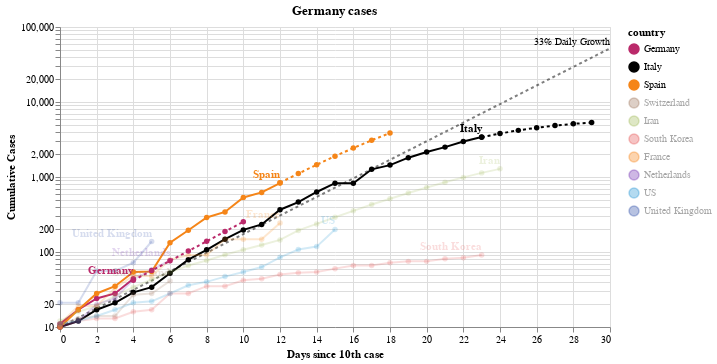

Notebook code for this chart:
### Code cell
#hide_input
chart = make_since_chart(dff2[dff2.country != "China"], ["Germany"],  ['Italy', 'Spain', 'United'])
chart

### Figure 1 — Vega-Lite specification as saved in the notebook (floating-point values rounded to 4 significant figures; data arrays with more than 128 entries replaced by an {"elided": "..."} marker saying what was removed)
{"config": {"view": {"continuousWidth": 400, "continuousHeight": 300}}, "layer": [{"mark": {"type": "line", "color": "black", "opacity": 0.5, "strokeDash": [3, 3]}, "encoding": {"x": {"type": "quantitative", "field": "Days since 10th case"}, "y": {"type": "quantitative", "field": "Confirmed Cases"}}}, {"mark": {"type": "text", "align": "right", "dy": -6, "fontSize": 10, "text": "33% Daily Growth"}, "encoding": {"x": {"type": "quantitative", "field": "Days since 10th case"}, "y": {"type": "quantitative", "field": "Confirmed Cases"}}, "transform": [{"filter": "(datum['Days since 10th case'] >= 30)"}]}, {"data": {"name": "data-87b4ded29c6f46e7fbd6cf3d66c378fe"}, "mark": {"type": "line", "point": true}, "encoding": {"color": {"type": "nominal", "field": "country", "scale": {"domain": ["Germany", "Italy", "Spain", "Switzerland", "Iran", "South Korea", "France", "Netherlands", "US", "United Kingdom"]}}, "opacity": {"condition": {"value": 1, "selection": "selector004"}, "value": 0.2}, "tooltip": [{"type": "nominal", "field": "country"}, {"type": "quantitative", "field": "state"}, {"type": "nominal", "field": "type"}, {"type": "quantitative", "field": "cases"}, {"type": "temporal", "field": "date"}, {"type": "quantitative", "field": "Days since 10th case"}], "x": {"type": "quantitative", "field": "Days since 10th case"}, "y": {"type": "quantitative", "axis": {"title": "Cumulative Cases"}, "field": "cases", "scale": {"type": "log"}}}, "selection": {"selector004": {"type": "multi", "fields": ["country"], "bind": "legend", "init": [{"country": "Germany"}, {"country": "Italy"}, {"country": "Spain"}, {"country": "United"}]}}, "width": 550}, {"data": {"name": "data-87b4ded29c6f46e7fbd6cf3d66c378fe"}, "mark": {"type": "text", "align": "right", "dy": -8, "fontWeight": "bold"}, "encoding": {"color": {"type": "nominal", "field": "country", "scale": {"domain": ["Germany", "Italy", "Spain", "Switzerland", "Iran", "South Korea", "France", "Netherlands", "US", "United Kingdom"]}}, "opacity": {"condition": {"value": 1, "selection": "selector004"}, "value": 0.2}, "text": {"type": "nominal", "field": "country"}, "tooltip": [{"type": "nominal", "field": "country"}, {"type": "quantitative", "field": "state"}, {"type": "nominal", "field": "type"}, {"type": "quantitative", "field": "cases"}, {"type": "temporal", "field": "date"}, {"type": "quantitative", "field": "Days since 10th case"}], "x": {"type": "quantitative", "field": "Days since 10th case"}, "y": {"type": "quantitative", "axis": {"title": "Cumulative Cases"}, "field": "cases", "scale": {"type": "log"}}}, "transform": [{"filter": "(datum['date'] >= 1584576000000)"}], "width": 550}, {"data": {"name": "data-b8b6553177f88988afcb04a9edf2c82e"}, "mark": {"type": "line", "point": true, "strokeDash": [3, 3]}, "encoding": {"color": {"type": "nominal", "field": "country", "scale": {"domain": ["Germany", "Italy", "Spain", "Switzerland", "Iran", "South Korea", "France", "Netherlands", "US", "United Kingdom"], "range": ["#ba296a", "black", "#F58518", "#9D755D", "#A1BA59", "#E45756", "#F58518", "#7430b3", "#2495D3", "#3250a8"]}}, "x": {"type": "quantitative", "field": "Days since 10th case"}, "y": {"type": "quantitative", "field": "cases"}}, "transform": [{"filter": {"selection": "selector004"}}]}], "data": {"name": "data-45bc421f52e4ca43e726683d0d3b5608"}, "title": "Germany cases", "$schema": "https://vega.github.io/schema/vega-lite/v4.0.2.json", "datasets": {"data-45bc421f52e4ca43e726683d0d3b5608": [{"Days since 10th case": 0, "Confirmed Cases": 10.0}, {"Days since 10th case": 1, "Confirmed Cases": 13.3}, {"Days since 10th case": 2, "Confirmed Cases": 17.69}, {"Days since 10th case": 3, "Confirmed Cases": 23.53}, {"Days since 10th case": 4, "Confirmed Cases": 31.29}, {"Days since 10th case": 5, "Confirmed Cases": 41.62}, {"Days since 10th case": 6, "Confirmed Cases": 55.35}, {"Days since 10th case": 7, "Confirmed Cases": 73.61}, {"Days since 10th case": 8, "Confirmed Cases": 97.91}, {"Days since 10th case": 9, "Confirmed Cases": 130.2}, {"Days since 10th case": 10, "Confirmed Cases": 173.2}, {"Days since 10th case": 11, "Confirmed Cases": 230.3}, {"Days since 10th case": 12, "Confirmed Cases": 306.4}, {"Days since 10th case": 13, "Confirmed Cases": 407.4}, {"Days since 10th case": 14, "Confirmed Cases": 541.9}, {"Days since 10th case": 15, "Confirmed Cases": 720.7}, {"Days since 10th case": 16, "Confirmed Cases": 958.6}, {"Days since 10th case": 17, "Confirmed Cases": 1275.0}, {"Days since 10th case": 18, "Confirmed Cases": 1696.0}, {"Days since 10th case": 19, "Confirmed Cases": 2255.0}, {"Days since 10th case": 20, "Confirmed Cases": 2999.0}, {"Days since 10th case": 21, "Confirmed Cases": 3989.0}, {"Days since 10th case": 22, "Confirmed Cases": 5306.0}, {"Days since 10th case": 23, "Confirmed Cases": 7056.0}, {"Days since 10th case": 24, "Confirmed Cases": 9385.0}, {"Days since 10th case": 25, "Confirmed Cases": 12480.0}, {"Days since 10th case": 26, "Confirmed Cases": 16600.0}, {"Days since 10th case": 27, "Confirmed Cases": 22080.0}, {"Days since 10th case": 28, "Confirmed Cases": 29370.0}, {"Days since 10th case": 29, "Confirmed Cases": 39060.0}, {"Days since 10th case": 30, "Confirmed Cases": 51950.0}], "data-87b4ded29c6f46e7fbd6cf3d66c378fe": {"elided": "140 records"}, "data-b8b6553177f88988afcb04a9edf2c82e": [{"Days since 10th case": 4, "cases": 41.85, "country": "Germany"}, {"Days since 10th case": 5, "cases": 56.49, "country": "Germany"}, {"Days since 10th case": 6, "cases": 76.24, "country": "Germany"}, {"Days since 10th case": 7, "cases": 102.9, "country": "Germany"}, {"Days since 10th case": 8, "cases": 138.9, "country": "Germany"}, {"Days since 10th case": 9, "cases": 187.4, "country": "Germany"}, {"Days since 10th case": 10, "cases": 252.9, "country": "Germany"}, {"Days since 10th case": 23, "cases": 3389.0, "country": "Italy"}, {"Days since 10th case": 24, "cases": 3799.0, "country": "Italy"}, {"Days since 10th case": 25, "cases": 4185.0, "country": "Italy"}, {"Days since 10th case": 26, "cases": 4536.0, "country": "Italy"}, {"Days since 10th case": 27, "cases": 4845.0, "country": "Italy"}, {"Days since 10th case": 28, "cases": 5111.0, "country": "Italy"}, {"Days since 10th case": 29, "cases": 5334.0, "country": "Italy"}, {"Days since 10th case": 12, "cases": 840.8, "country": "Spain"}, {"Days since 10th case": 13, "cases": 1110.0, "country": "Spain"}, {"Days since 10th case": 14, "cases": 1456.0, "country": "Spain"}, {"Days since 10th case": 15, "cases": 1893.0, "country": "Spain"}, {"Days since 10th case": 16, "cases": 2435.0, "country": "Spain"}, {"Days since 10th case": 17, "cases": 3089.0, "country": "Spain"}, {"Days since 10th case": 18, "cases": 3856.0, "country": "Spain"}, {"Days since 10th case": 24, "cases": 1285.0, "country": "Iran"}, {"Days since 10th case": 25, "cases": 1439.0, "country": "Iran"}, {"Days since 10th case": 26, "cases": 1591.0, "country": "Iran"}, {"Days since 10th case": 27, "cases": 1737.0, "country": "Iran"}, {"Days since 10th case": 28, "cases": 1875.0, "country": "Iran"}, {"Days since 10th case": 29, "cases": 2002.0, "country": "Iran"}, {"Days since 10th case": 30, "cases": 2117.0, "country": "Iran"}, {"Days since 10th case": 23, "cases": 86.21, "country": "South Korea"}, {"Days since 10th case": 24, "cases": 88.17, "country": "South Korea"}, {"Days since 10th case": 25, "cases": 89.88, "country": "South Korea"}, {"Days since 10th case": 26, "cases": 91.36, "country": "South Korea"}, {"Days since 10th case": 27, "cases": 92.65, "country": "South Korea"}, {"Days since 10th case": 28, "cases": 93.76, "country": "South Korea"}, {"Days since 10th case": 29, "cases": 94.72, "country": "South Korea"}, {"Days since 10th case": 12, "cases": 224.6, "country": "France"}, {"Days since 10th case": 13, "cases": 272.6, "country": "France"}, {"Days since 10th case": 14, "cases": 329.5, "country": "France"}, {"Days since 10th case": 15, "cases": 396.1, "country": "France"}, {"Days since 10th case": 16, "cases": 473.3, "country": "France"}, {"Days since 10th case": 17, "cases": 561.7, "country": "France"}, {"Days since 10th case": 18, "cases": 661.4, "country": "France"}, {"Days since 10th case": 6, "cases": 74.97, "country": "Netherlands"}, {"Days since 10th case": 7, "cases": 101.2, "country": "Netherlands"}, {"Days since 10th case": 8, "cases": 136.6, "country": "Netherlands"}, {"Days since 10th case": 9, "cases": 184.4, "country": "Netherlands"}, {"Days since 10th case": 10, "cases": 248.9, "country": "Netherlands"}, {"Days since 10th case": 11, "cases": 335.9, "country": "Netherlands"}, {"Days since 10th case": 12, "cases": 453.4, "country": "Netherlands"}, {"Days since 10th case": 15, "cases": 185.4, "country": "US"}, {"Days since 10th case": 16, "cases": 245.5, "country": "US"}, {"Days since 10th case": 17, "cases": 326.6, "country": "US"}, {"Days since 10th case": 18, "cases": 436.1, "country": "US"}, {"Days since 10th case": 19, "cases": 583.8, "country": "US"}, {"Days since 10th case": 20, "cases": 783.1, "country": "US"}, {"Days since 10th case": 21, "cases": 1052.0, "country": "US"}, {"Days since 10th case": 5, "cases": 118.7, "country": "United Kingdom"}, {"Days since 10th case": 6, "cases": 160.2, "country": "United Kingdom"}, {"Days since 10th case": 7, "cases": 216.2, "country": "United Kingdom"}, {"Days since 10th case": 8, "cases": 291.8, "country": "United Kingdom"}, {"Days since 10th case": 9, "cases": 393.9, "country": "United Kingdom"}, {"Days since 10th case": 10, "cases": 531.6, "country": "United Kingdom"}, {"Days since 10th case": 11, "cases": 717.5, "country": "United Kingdom"}]}}
